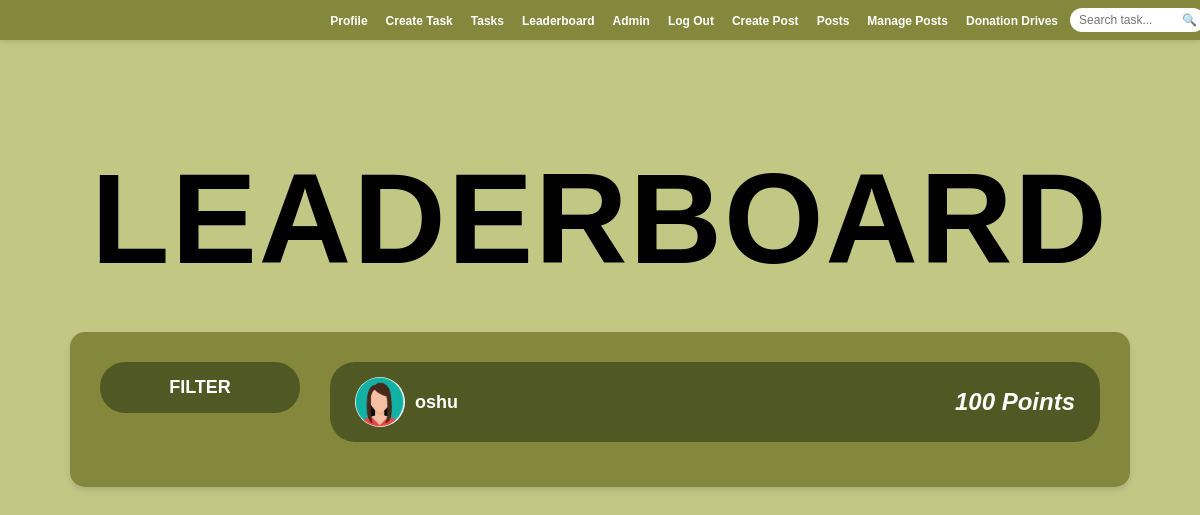
Screenshot of /php/leaderboard.php (signed in) with the database file from the repository.
### tables this page shows
CREATE TABLE `users` (
  `user_id` int(11) NOT NULL,
  `username` varchar(100) NOT NULL,
  `age` int(11) NOT NULL,
  `gender` enum('male','female','other') NOT NULL,
  `continent` varchar(50) NOT NULL,
  `password` varchar(255) NOT NULL,
  `profile_picture` varchar(255) DEFAULT 'profile1.png',
  `bio` text DEFAULT NULL,
  `total_points` int(11) DEFAULT 0,
  `tasks_completed` int(11) DEFAULT 0,
  `join_date` timestamp NOT NULL DEFAULT current_timestamp()
);

### TaskManager.php (called while the page is built, shortened)
<?php
class TaskManager {
    private $conn;
    public function __construct($conn) {
        $this->conn = $conn;
    }
    public function getLeaderboard($filter = 'weekly', $region = null) {
        try {
            $timeFilter = '';
            $params = [];
            switch($filter) {
                default:
                    $timeFilter = 'AND tp.join_date >= DATE_SUB(NOW(), INTERVAL 1 WEEK)';
                    break;
            }
            $query = "SELECT u.user_id, u.username, u.profile_picture, SUM(t.points) as total_points
                     FROM users u
                     LEFT JOIN task_participants tp ON u.user_id = tp.user_id
                     LEFT JOIN tasks t ON tp.task_id = t.id
                     WHERE tp.completion_status = 'completed' $timeFilter
                     GROUP BY u.user_id
                     ORDER BY total_points DESC";
            $stmt = $this->conn->prepare($query);
            $stmt->execute();
            return $stmt->fetchAll(PDO::FETCH_ASSOC);
        } catch(PDOException $e) {
            return [];
        }
    }
}

### php/leaderboard.php (the view, shortened to what this page needs)
<?php
require_once '../database/dbConnection.php';
require_once '../classes/TaskManager.php';
$database = new Database();
$conn = $database->getConnection();
$taskManager = new TaskManager($conn);
$filter = $_GET['filter'] ?? 'weekly';
$region = $_GET['region'] ?? null;
$leaderboard = $taskManager->getLeaderboard($filter, $region);
?>
<!DOCTYPE html>
<html lang="en">
<head>
    <link rel="stylesheet" href="../css/leaderboard.css">
    <link rel="stylesheet" href="../css/navbar.css">
</head>
<body>
    <?php include 'components/user_navbar.php'; ?>
    <div class="container">
        <h1 class="page-title">Leaderboard</h1>
        <div class="leaderboard-container">
            <div class="filter-section">
                <button class="filter-btn" onclick="toggleFilter()">FILTER</button>
            </div>
            <div class="leaderboard-content">
                <?php if (!empty($leaderboard)): ?>
                    <?php foreach ($leaderboard as $user): ?>
                        <div class="leaderboard-row">
                            <div class="user-profile">
                                <img src="<?php echo isset($user['profile_picture']) && !empty($user['profile_picture'])
                                    ? '../profile_pictures/' . htmlspecialchars($user['profile_picture'])
                                    : '../assets/profile-placeholder.png'; ?>"
                                     alt="Profile" class="profile-pic">
                                <span class="user-name"><?php echo htmlspecialchars($user['username']); ?></span>
                            </div>
                            <div class="points-value">
                                <?php echo number_format($user['total_points'] ?? 0); ?> Points
                            </div>
                        </div>
                    <?php endforeach; ?>
                <?php else: ?>
                    <div class="no-data">No data yet</div>
                <?php endif; ?>
            </div>
        </div>
    </div>
</body>
</html>

### css/leaderboard.css (style rules this page uses)
body { margin: 0; padding: 0; font-family: Arial, sans-serif; background-color: #C2C784; min-height: 100vh; }
.page-title { text-align: center; font-size: 128px; font-weight: 900; color: #000; margin: 0; padding-top: 100px; padding-bottom: 40px; text-transform: uppercase; letter-spacing: 2px; }
.leaderboard-container { max-width: 1000px; margin: 0 auto 40px auto; background-color: #85873C; border-radius: 15px; padding: 30px; display: flex; gap: 30px; box-shadow: 0 4px 6px rgba(0, 0, 0, 0.1); }
.filter-section { width: 200px; }
.filter-btn { width: 100%; padding: 15px; background-color: #505823; color: white; border: none; border-radius: 25px; font-size: 18px; cursor: pointer; margin-bottom: 15px; font-weight: bold; }
.leaderboard-content { flex: 1; }
.leaderboard-row { display: flex; justify-content: space-between; align-items: center; background-color: #505823; padding: 15px 25px; border-radius: 25px; margin-bottom: 15px; color: white; }
.user-profile { display: flex; align-items: center; gap: 15px; }
.profile-pic { width: 50px; height: 50px; border-radius: 50%; object-fit: cover; background-color: white; }
.user-name { font-size: 18px; font-weight: bold; }
.points-value { font-size: 24px; font-style: italic; font-weight: bold; }

### css/navbar.css (style rules this page uses)
.container { margin-top: 45px; }
.user-profile { display: flex; align-items: center; gap: 10px; }

### rows the page displays
users: profile_picture (picture), username "oshu", total_points "100"
